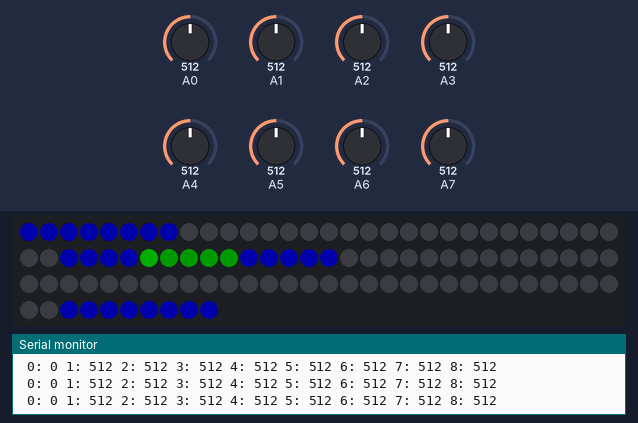
Bench run of a sketch on a simulated Arduino Nano, built with avr-gcc and run on an emulated ATmega328P. On the bench: 100 RGB LEDs in strip order, left to right, continuing on the next row, the last lines printed to the serial monitor. The test bench sets the inputs (shaded band); at power-on: A2 = 512, A3 = 512, A0 = 512, A4 = 512, A1 = 512, A5 = 512, A6 = 512, A7 = 512. Dim RGB values are drawn brighter than linear.

Above: at 1.26 s.
1.3 s: A2 set to 716
At 2.5 s:
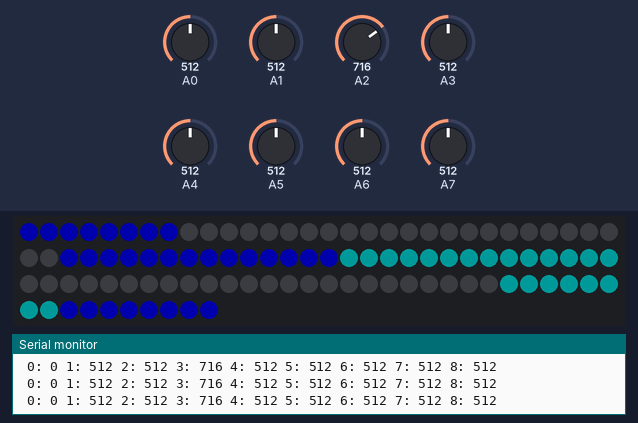
3.0 s: A3 set to 30
At 3.11 s:
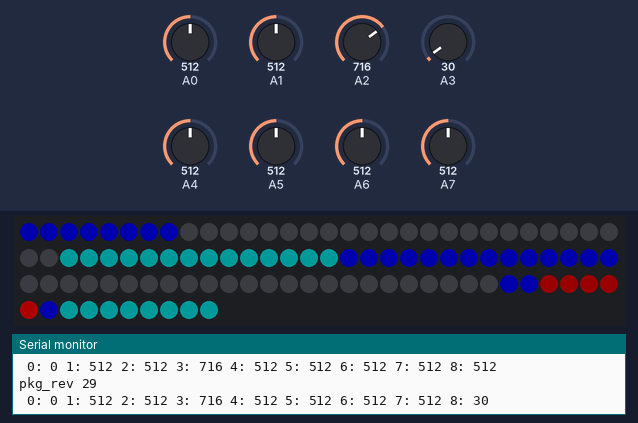
4.8 s: A0 set to 109
At 5.54 s:
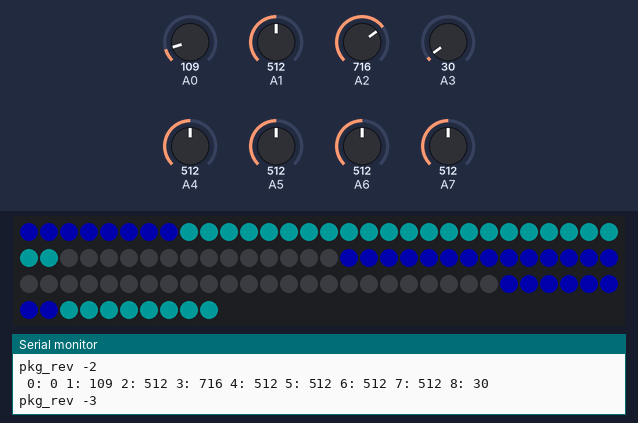
6.3 s: A0 set to 88
At 9.28 s:
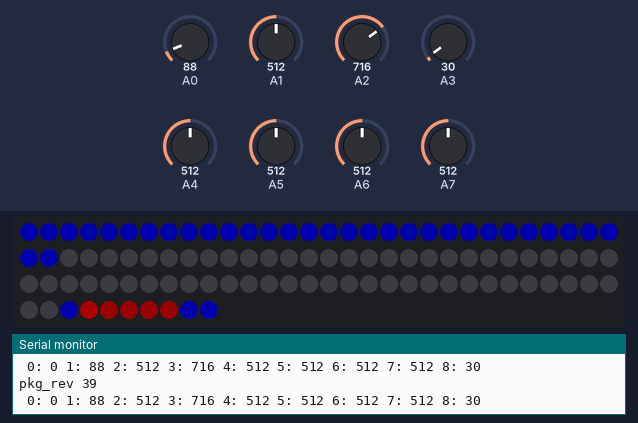
9.3 s: A4 set to 129
12.3 s: A4 set to 111
At 12.51 s:
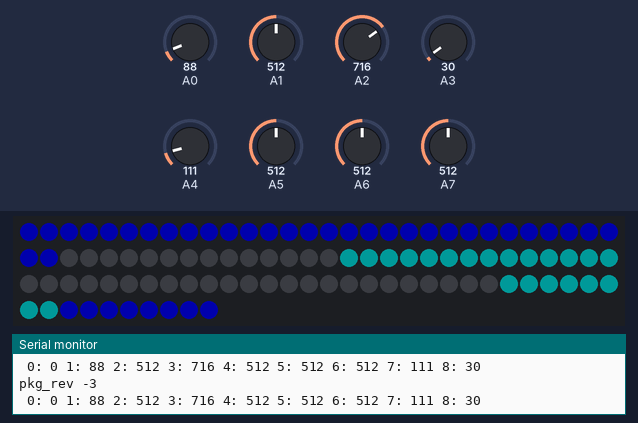

The sketch:

freifunk-mesh-demo.ino
```cpp
#include <Adafruit_NeoPixel.h>

#define PIN 2
#define COUNT 100
Adafruit_NeoPixel strip = Adafruit_NeoPixel(COUNT, PIN, NEO_GRB + NEO_KHZ800);
boolean isPath[9]; boolean nextPath[9];
uint16_t pathMetric[] = {0,0,0,0,0,0,0,0,0};
boolean segmentReverse[] = {0,0,0,1,0,1,1,0,9};
uint8_t segmentStart[] = {0,8,24,32,46,60,68,84,92};
uint8_t segmentStop[] = {7,23,31,45,59,67,83,91,99};
uint8_t pkg_size = 0;
uint8_t pkg_length = 5;
int8_t pkg_current = 0;
boolean pkg_running = false;
boolean pkg_reverse = false;
char path='a';

uint32_t pathColor, pkgColor, pkgColor2, npathColor, pkgRColor, pkgRColor2;
void setup() {
  // put your setup code here, to run once:
  strip.begin();
  strip.show();
  strip.setBrightness(50);
  pathColor = strip.Color(0, 0, 255);
   npathColor = strip.Color(0, 127, 127);
  pkgColor = strip.Color(0, 255, 0);
  pkgColor2 = strip.Color(0, 127, 0);
  pkgRColor = strip.Color(255, 0, 0);
  pkgRColor2 = strip.Color(127, 0, 0);
  initPath();
  Serial.begin(9600);
}
void printMetric() {
  Serial.print(" 0: ");
  Serial.print(pathMetric[0]);
  Serial.print(" 1: ");
  Serial.print(pathMetric[1]);
  Serial.print(" 2: ");
  Serial.print(pathMetric[2]);
    Serial.print(" 3: ");
  Serial.print(pathMetric[3]);
    Serial.print(" 4: ");
  Serial.print(pathMetric[4]);
    Serial.print(" 5: ");
  Serial.print(pathMetric[5]);
    Serial.print(" 6: ");
  Serial.print(pathMetric[6]);
    Serial.print(" 7: ");
  Serial.print(pathMetric[7]);
    Serial.print(" 8: ");
  Serial.print(pathMetric[8]);
  Serial.println();
}
void calculatePkg() {
  pkg_size=0;
  for(int i=0;i<9;i++) {
    if(isPath[i]==true) {
      pkg_size+=segmentStop[i]-segmentStart[i]+1;
    }
  }
  pkg_running = true;
  Serial.println("Package led size: ");
  Serial.println(pkg_size);
}
void readPathMetric() {
  pathMetric[1]=analogRead(A0);
  pathMetric[2]=analogRead(A1);
  pathMetric[3]=analogRead(A2);
  pathMetric[8]=analogRead(A3);
  pathMetric[4]=analogRead(A5);
  pathMetric[5]=analogRead(A6);
  pathMetric[6]=analogRead(A7);
  pathMetric[7]=analogRead(A4);
  printMetric();
}
void initPath() {
  isPath[0]=true;
  isPath[1]=false;
  isPath[2]=false;
  isPath[3]=false;
  isPath[4]=false;
  isPath[5]=false;
  isPath[6]=false;
  isPath[7]=false;
  isPath[8]=false;
  readPathMetric();
  int minMetric = pathMetric[1]+pathMetric[2]+pathMetric[8];
  path = 'a';
  if((pathMetric[3]+pathMetric[8])<minMetric) {
    minMetric=pathMetric[3]+pathMetric[8];
    path='b';
  }
  if((pathMetric[5]+pathMetric[6]+pathMetric[7])<minMetric) {
    minMetric=pathMetric[5]+pathMetric[6]+pathMetric[7];
    path='c';
  }
  if((pathMetric[4]+pathMetric[7])<minMetric) {
    minMetric=pathMetric[4]+pathMetric[7];
    path='d';
  }
  Serial.print("Choosen path ");
  Serial.print(path);
  Serial.print(" with metric ");
  Serial.println(minMetric);
  switch(path) {
    case 'a':
        isPath[1]=true; isPath[2]=true; isPath[8]=true;
    break;
    case 'b':
        isPath[3]=true; isPath[8]=true;
    break;
    case 'c':
        isPath[5]=true; isPath[6]=true; isPath[7]=true;
    break;
    case 'd':
        isPath[4]=true; isPath[7]=true;
    break;
  }
}
void initNextPath() {
  nextPath[0]=true;
  nextPath[1]=false;
  nextPath[2]=false;
  nextPath[3]=false;
  nextPath[4]=false;
  nextPath[5]=false;
  nextPath[6]=false;
  nextPath[7]=false;
  nextPath[8]=false;
  readPathMetric();
  int minMetric = pathMetric[1]+pathMetric[2]+pathMetric[8];
  char path = 'a';
  if((pathMetric[3]+pathMetric[8])<minMetric) {
    minMetric=pathMetric[3]+pathMetric[8];
    path='b';
  }
  if((pathMetric[5]+pathMetric[6]+pathMetric[7])<minMetric) {
    minMetric=pathMetric[5]+pathMetric[6]+pathMetric[7];
    path='c';
  }
  if((pathMetric[4]+pathMetric[7])<minMetric) {
    minMetric=pathMetric[4]+pathMetric[7];
    path='d';
  }
  switch(path) {
    case 'a':
        nextPath[1]=true; nextPath[2]=true; nextPath[8]=true;
    break;
    case 'b':
        nextPath[3]=true; nextPath[8]=true;
    break;
    case 'c':
        nextPath[5]=true; nextPath[6]=true; nextPath[7]=true;
    break;
    case 'd':
        nextPath[4]=true; nextPath[7]=true;
    break;
  }
}
void displayPath() {
  for(int i=0;i<9;i++) {
    if(isPath[i]==true) {
      for(int l=segmentStart[i]; l<=segmentStop[i]; l++) {
        strip.setPixelColor(l,pathColor);
      }
    } else if (nextPath[i]==true) {
      for(int l=segmentStart[i]; l<=segmentStop[i]; l++) {
        strip.setPixelColor(l,npathColor);
      }
    } else {
      for(int l=segmentStart[i]; l<=segmentStop[i]; l++) {
        strip.setPixelColor(l,0);
      }
    }
  }
}
void setPathPix(int p, uint32_t color) {
  int i_p = p;
  if(p>=8) {
    p-=8;
    switch(path) {
      case 'b':
        if(p<14) {
          // segment 3
          p=segmentStop[3]-p;
        } else {
          // segment 8
          p-=14;
          p=segmentStop[8]-p;
        }
      break;
      case 'a':
        if(p<(16+8)) {
          // Segment 1/2
          p+=segmentStart[1];
        } else {
          // segment 8
          p-=(16+8);
          p=segmentStop[8]-p;
        }

      break;
      case 'd':
        if(p<14) {
          // segment 4 straight
          p+=segmentStart[4];
        } else {
          // segment 7 straight
          p-=14;
          p+=segmentStart[7];
        }
      break;
      case 'c':
        if(p<(16+8)) {
          // Segment 5/6 reverse
          p=segmentStop[6]-p;
        } else {
          // segment 7 straight
          p-=(16+8);
          p+=segmentStart[7];
        }

      break;
    }
  }
  if(i_p<pkg_size) {
    strip.setPixelColor(p,color);
  }
}
void displayPkg() {
  if(pkg_running==true&&pkg_reverse==false) {
    setPathPix(pkg_current,pkgColor);
    setPathPix(pkg_current-1,pkgColor2);
    setPathPix(pkg_current-2,pkgColor2);
    setPathPix(pkg_current-3,pkgColor2);
    setPathPix(pkg_current-4,pkgColor2);
    pkg_current++;
    if(pkg_current-5>pkg_size)  {
      pkg_reverse=true;
      initPath();
      calculatePkg();
      pkg_current=pkg_size+5;
    }
  }
  if(pkg_running==true&&pkg_reverse==true) {
    Serial.print("pkg_rev ");
    Serial.println(pkg_current);
    setPathPix(pkg_current,pkgRColor);
    setPathPix(pkg_current-1,pkgRColor2);
    setPathPix(pkg_current-2,pkgRColor2);
    setPathPix(pkg_current-3,pkgRColor2);
    setPathPix(pkg_current-4,pkgRColor2);
    pkg_current--;
    if(pkg_current+5==0)  {
      pkg_running=false;
      pkg_reverse=false;
      pkg_current=0;
    }
  }
}
void loop() {
  if(pkg_running==false) {
    initPath();
    calculatePkg();
  }
  initNextPath();


  displayPath();

  displayPkg();
  strip.show();
  delay(25);
}
```

Measured:
- the behaviour switches between 100 and 99 on A0 (found by bisection; images 3 and 4)
- the behaviour switches between 118 and 117 on A4 (found by bisection; images 4 and 5)
- after the input at 1.3 s, the LEDs: first differ from a run without the input after 0.08 s (image 1 shows a later state)
- after the input at 3.0 s, the LEDs: first differ from a run without the input after 0.11 s (image 2)
- after the input at 12.3 s, the LEDs: change after 0.08 s (image 5)
- what the display in image 3 shows lasts 0.5 s, from 5.3 s to 5.8 s
